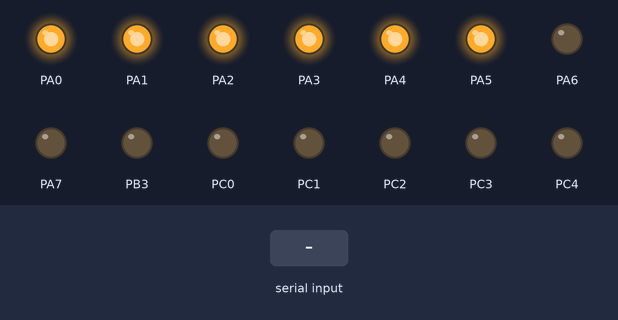
Simulated run of this program. Board: ATmega162, built with avr-gcc and emulated at 1 MHz. On the bench: output pins drawn as LEDs (lit = HIGH). The test bench sets the inputs (shaded band).

Above: at 1.9 s.
2.0 s: "*" received over Serial
At 2.6 s:
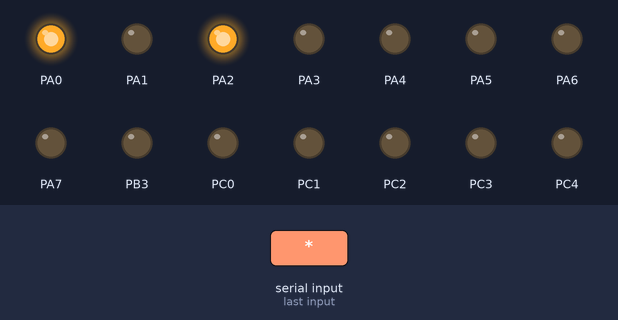
At 3.4 s:
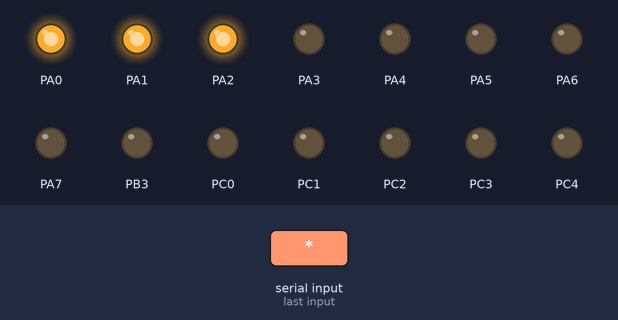
Timing chart, 0 to 5.0 s (numbered marks = the images above; inputs shaded):
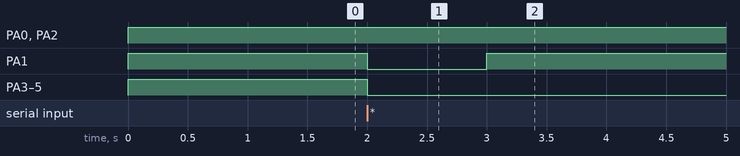

Measured:
- after the input at 2.0 s, PA1: HIGH → LOW at once, → HIGH 1.0 s later; PA3–5: HIGH → LOW at once

The program:

main.c
```c
/*
 * Receiver_3.c
 *
 * Created: 7/26/2022 11:25:25 AM
 * Author : hp
 */
#include <avr/io.h>
#define F_CPU 1000000UL
#include<util/delay.h>
#include <string.h>

int main(void)
{
	   char Original_Password_Receiver[4] = {'1','2','3','4'}; //Original Password defined
		int index=0;

		DDRB&=~(1<<PB2); // for bridging
		DDRB|=(1<<PB3); //  for bridging
		DDRA = 0xFF; // declaring as input
		DDRC=0xFF;

		//Setting Baud Rate
		UBRR1H=0x00;
		UBRR1L=0x05;

		//Enabling Receiver.
		UCSR1B=(1<<RXEN1);

		//Setting Frame Format.
		UCSR1C = (1<<URSEL1)|(3<<UCSZ10)|(1<<USBS1);


		unsigned char digit;

		//Making Fast DC MOTOR initially stop.
		PORTA=0b00111111;
		_delay_ms(1000);

    while (1)
    {
		//getting data from Transmitter

		//UCSR1A store speed of transmission of bit. For me.
		while(!(UCSR1A&(1<<RXC1)));

		digit=UDR1;

		if(digit=='*'){
		PORTA=0b00000101;
		_delay_ms(1000);

		}


		if(digit==Original_Password_Receiver[index]){
		index++;
		}

		if (index==4)
		{
			PORTA=0b00000110; // Fast DC Motor rotate
			_delay_ms(1000);
			index=0;

		}
		if(index!=4)
		{
			PORTA=0b00000111;  // Fast DC Motor Stop
 		}

    }
}
```
